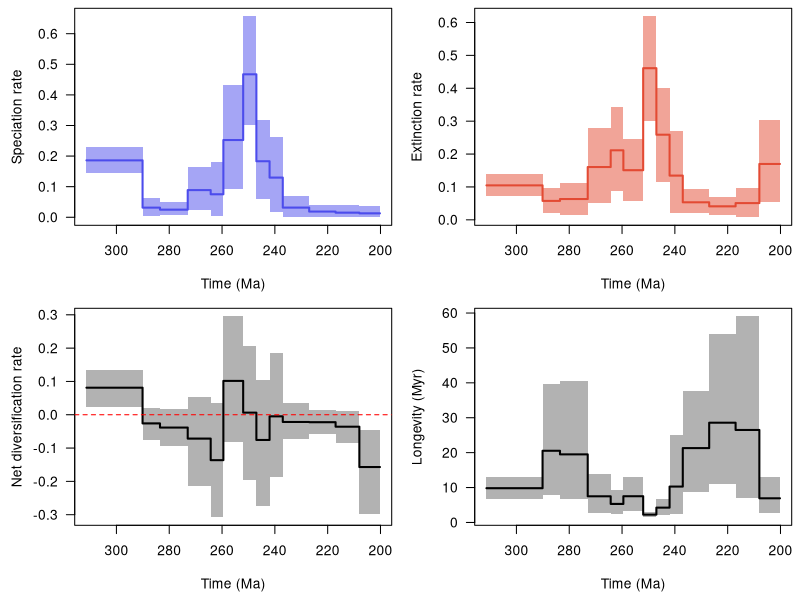

This figure's R source:
pdf(file='C:/Users/SimoesLabAdmin/Documents/BDNN_Arielli/temnospondyli/mcmc_fixshift_predictors/C_bdnn_stdscaled_boxcox/combined_10_RTT.pdf', width = 9, height = 6, useDingbats = FALSE)

layout(matrix(1:4, ncol = 2, nrow = 2, byrow = TRUE))
par(las = 1, mar = c(4.5, 4.5, 0.5, 0.5))
time_vec=c(311.35340881347656, 290.10001,290.1,283.50001,283.5,273.00001,273.0,264.30001,264.3,259.50001,259.5,252.00001,252.0,247.00001,247.0,242.00001,242.0,237.00001,237.0,227.00001,227.0,217.00001,217.0,208.00001,208.0,200.19962882995605)
sp_mean=c(0.18609151635911503, 0.18609151635911503,0.031565105666705125,0.031565105666705125,0.024892329664721685,0.024892329664721685,0.08888450254176382,0.08888450254176382,0.07518870582813032,0.07518870582813032,0.2524890654732718,0.2524890654732718,0.4673611550369219,0.4673611550369219,0.18315228324599842,0.18315228324599842,0.1297110569515588,0.1297110569515588,0.03165301323757876,0.03165301323757876,0.018700636226079707,0.018700636226079707,0.015088791658075747,0.015088791658075747,0.012900342557689442,0.012900342557689442)
sp_lwr=c(0.144293559013928, 0.144293559013928,0.005643861506733455,0.005643861506733455,0.006281466783438202,0.006281466783438202,0.022662131689408067,0.022662131689408067,0.0026379804225696067,0.0026379804225696067,0.092659676084439,0.092659676084439,0.30150683845095944,0.30150683845095944,0.06091510588921729,0.06091510588921729,0.017215761816213142,0.017215761816213142,0.0017363440185430177,0.0017363440185430177,0.0011838966984032227,0.0011838966984032227,0.00010050570752056437,0.00010050570752056437,5.463744050373746e-05,5.463744050373746e-05)
sp_upr=c(0.230335135163576, 0.230335135163576,0.06140943231727818,0.06140943231727818,0.049939555462027274,0.049939555462027274,0.16583065806940908,0.16583065806940908,0.18221242562480666,0.18221242562480666,0.432458528321409,0.432458528321409,0.656748972517247,0.656748972517247,0.3191555201919131,0.3191555201919131,0.2611941764287546,0.2611941764287546,0.0695015043587783,0.0695015043587783,0.040594919408573175,0.040594919408573175,0.03898124471013361,0.03898124471013361,0.037512007518077775,0.037512007518077775)
ex_mean=c(0.10483584937025205, 0.10483584937025205,0.057550010697067853,0.057550010697067853,0.06329653047335919,0.06329653047335919,0.16048821191934315,0.16048821191934315,0.21146720156011006,0.21146720156011006,0.15091071747178683,0.15091071747178683,0.46104763273195853,0.46104763273195853,0.25878598964523825,0.25878598964523825,0.1344804682966165,0.1344804682966165,0.053299143301637694,0.053299143301637694,0.04104040368719347,0.04104040368719347,0.05089522507201937,0.05089522507201937,0.1698854841552836,0.1698854841552836)
ex_lwr=c(0.07249542662448895, 0.07249542662448895,0.01983174451746446,0.01983174451746446,0.014312113702823622,0.014312113702823622,0.05225571828238576,0.05225571828238576,0.08878780226127955,0.08878780226127955,0.058168027767931785,0.058168027767931785,0.301388405665025,0.301388405665025,0.11368841821796692,0.11368841821796692,0.019276862673213574,0.019276862673213574,0.021828991372894065,0.021828991372894065,0.014296975189011456,0.014296975189011456,0.007815367742348192,0.007815367742348192,0.054926914658006226,0.054926914658006226)
ex_upr=c(0.1397490431344977, 0.1397490431344977,0.09782471430727818,0.09782471430727818,0.11307537710197677,0.11307537710197677,0.27859651669337854,0.27859651669337854,0.343790443051074,0.343790443051074,0.24676270508453138,0.24676270508453138,0.6186963647480594,0.6186963647480594,0.4006890718462113,0.4006890718462113,0.27006906668824443,0.27006906668824443,0.09481296957299117,0.09481296957299117,0.06925216402827387,0.06925216402827387,0.09692421002892324,0.09692421002892324,0.3032553767130584,0.3032553767130584)
div_mean=c(0.08125566698886327, 0.08125566698886327,-0.025984905030362777,-0.025984905030362777,-0.038404200808637635,-0.038404200808637635,-0.07160370937757915,-0.07160370937757915,-0.1362784957319793,-0.1362784957319793,0.10157834800148467,0.10157834800148467,0.0063135223049635095,0.0063135223049635095,-0.07563370639923986,-0.07563370639923986,-0.0047694113450575445,-0.0047694113450575445,-0.021646130064058904,-0.021646130064058904,-0.022339767461113866,-0.022339767461113866,-0.03580643341394365,-0.03580643341394365,-0.15698514159759452,-0.15698514159759452)
div_lwr=c(0.02276847338151125, 0.02276847338151125,-0.0761869090595881,-0.0761869090595881,-0.09394973387738403,-0.09394973387738403,-0.2126711478309772,-0.2126711478309772,-0.3077154012195952,-0.3077154012195952,-0.08297959555981219,-0.08297959555981219,-0.19459620529691507,-0.19459620529691507,-0.27263670649896066,-0.27263670649896066,-0.188305995392896,-0.188305995392896,-0.07143943047630073,-0.07143943047630073,-0.05765904030452522,-0.05765904030452522,-0.0842061339811842,-0.0842061339811842,-0.29643018888207323,-0.29643018888207323)
div_upr=c(0.13378977782590468, 0.13378977782590468,0.01953050435718056,0.01953050435718056,0.0167528292238142,0.0167528292238142,0.05315003214833246,0.05315003214833246,0.03527079745850202,0.03527079745850202,0.2954141773044838,0.2954141773044838,0.2057209935597779,0.2057209935597779,0.10421552937384904,0.10421552937384904,0.18424187333361064,0.18424187333361064,0.03408818931171847,0.03408818931171847,0.013549761196141999,0.013549761196141999,0.012013100965068272,0.012013100965068272,-0.045868151341034245,-0.045868151341034245)
long_mean=c(9.814177361150293, 9.814177361150293,20.535837542479147,20.535837542479147,19.50422824729123,19.50422824729123,7.493750078707247,7.493750078707247,5.306389472981316,5.306389472981316,7.518405519411845,7.518405519411845,2.239413134981726,2.239413134981726,4.248946917410696,4.248946917410696,10.279229080131387,10.279229080131387,21.30088824614169,21.30088824614169,28.57392584964625,28.57392584964625,26.503283214880216,26.503283214880216,6.919051426196036,6.919051426196036)
long_lwr=c(6.812576670851776, 6.812576670851776,7.944293110998603,7.944293110998603,6.740947512551211,6.740947512551211,2.839787830615625,2.839787830615625,2.3874547086212745,2.3874547086212745,3.3055352569471554,3.3055352569471554,1.4873937319448536,1.4873937319448536,2.0226872944525836,2.0226872944525836,2.393767797276583,2.393767797276583,8.776239999368347,8.776239999368347,10.968835236014542,10.968835236014542,7.04309612882359,7.04309612882359,2.571520950903035,2.571520950903035)
long_upr=c(12.984202409855948, 12.984202409855948,39.59224224946043,39.59224224946043,40.57212731136191,40.57212731136191,13.830376364590025,13.830376364590025,9.259642928891788,9.259642928891788,13.069249250946498,13.069249250946498,2.9940544269967284,2.9940544269967284,6.700208748701205,6.700208748701205,25.02288575078042,25.02288575078042,37.63162100138336,37.63162100138336,53.96623465099724,53.96623465099724,59.051834180256876,59.051834180256876,12.955151490930586,12.955151490930586)
xlim = c(311.35340881347656, 200.19962882995605)
ylim = c(5.463744050373746e-05, 0.656748972517247)
not_NA = !is.na(sp_mean)
plot(time_vec[not_NA], sp_mean[not_NA], type = 'n', xlim = xlim, ylim = ylim, xlab = 'Time (Ma)', ylab = 'Speciation rate')
polygon(c(time_vec[not_NA], rev(time_vec[not_NA])), c(sp_lwr[not_NA], rev(sp_upr[not_NA])), col = adjustcolor('#4c4cec', alpha = 0.5), border = NA)
lines(time_vec[not_NA], sp_mean[not_NA], col = '#4c4cec', lwd = 2)
ylim = c(0.007815367742348192, 0.6186963647480594)
not_NA = !is.na(ex_mean)
plot(time_vec[not_NA], ex_mean[not_NA], type = 'n', xlim = xlim, ylim = ylim, xlab = 'Time (Ma)', ylab = 'Extinction rate')
polygon(c(time_vec[not_NA], rev(time_vec[not_NA])), c(ex_lwr[not_NA], rev(ex_upr[not_NA])), col = adjustcolor('#e34a33', alpha = 0.5), border = NA)
lines(time_vec[not_NA], ex_mean[not_NA], col = '#e34a33', lwd = 2)
ylim = c(-0.3077154012195952, 0.2954141773044838)
not_NA = !is.na(div_mean)
plot(time_vec[not_NA], div_mean[not_NA], type = 'n', xlim = xlim, ylim = ylim, xlab = 'Time (Ma)', ylab = 'Net diversification rate')
polygon(c(time_vec[not_NA], rev(time_vec[not_NA])), c(div_lwr[not_NA], rev(div_upr[not_NA])), col = adjustcolor('black', alpha = 0.3), border = NA)
lines(time_vec[not_NA], div_mean[not_NA], col = 'black', lwd = 2)
abline(h = 0, col = 'red', lty = 2)
ylim = c(1.4873937319448536, 59.051834180256876)
not_NA = !is.na(long_mean)
plot(time_vec[not_NA], long_mean[not_NA], type = 'n', xlim = xlim, ylim = ylim, xlab = 'Time (Ma)', ylab = 'Longevity (Myr)')
polygon(c(time_vec[not_NA], rev(time_vec[not_NA])), c(long_lwr[not_NA], rev(long_upr[not_NA])), col = adjustcolor('black', alpha = 0.3), border = NA)
lines(time_vec[not_NA], long_mean[not_NA], col = 'black', lwd = 2)
dev.off()
